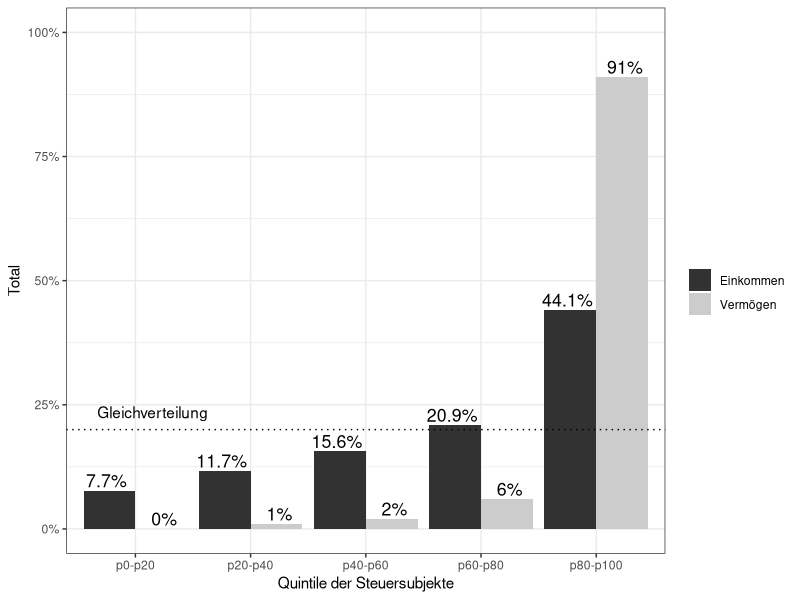
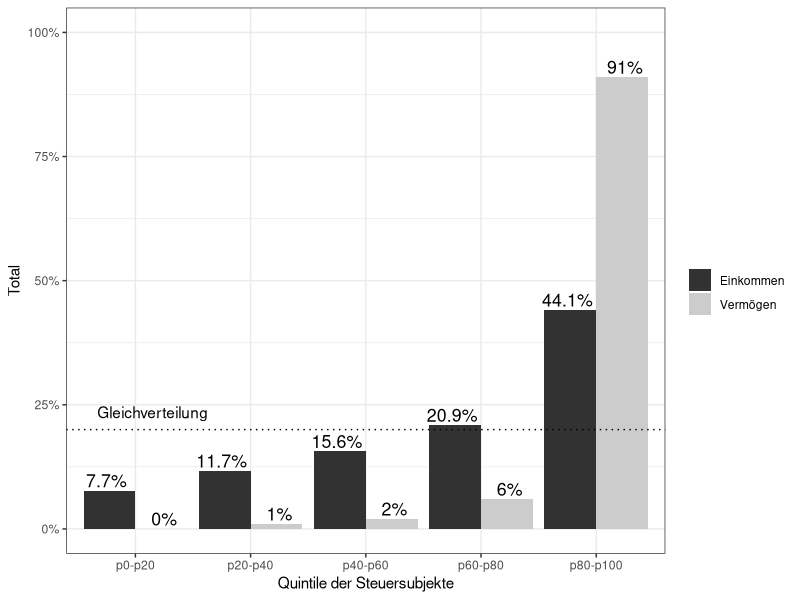

These charts were generated, in order, by the following R code:
####
# Barplot - Vergleich von Einkommen/VermÃ¶gen im Jahr 2010
# nach BevÃ¶lkerungsquintilen

##
# Packages laden
#install.packages("reshape2") 

library(reshape2)

## 
# Daten laden

#setwd("/Users/oliverhuembelin/kongressband/data") 
estv.prop<-read.table("data/estv_proptab.csv", header = TRUE, sep = ";")

##
# Daten transformieren

names(estv.prop)[2] <- "1950"
names(estv.prop)[3] <- "Einkommen"
names(estv.prop)[4] <- "Vermögen"
estvpr <- melt(estv.prop[,c('Perzentile','Einkommen','Vermögen')],id.vars = 1)
levels(estvpr$Perzentile) <- c("Q1", "Q2", "Q3","Q4","Q5") 

## 
# Grafik ploten 

library(ggplot2)

g1<-ggplot(estvpr,aes(x = Perzentile,y = value,ymax=1,fill = variable)) + 
geom_bar(aes(fill = variable),stat="identity",position = "dodge") + 
geom_text(aes(label = paste0(value*100,"%"), y = value+0.02), size=4.5, position= position_dodge(width=1)) + 
  scale_fill_manual(values=c("#323232","#CCCCCC"),name = "")+
  ylab("Total") + 
xlab("Quintile der Steuersubjekte") + geom_hline(yintercept=0.2,linetype="dotted")+scale_y_continuous(labels=c("0%","25%","50%","75%","100%")) +
annotate("text", x = 1.15, y = 0.235, label = "Gleichverteilung") +
theme_bw()
g1

##
# Grafik als pdf speichern

png("figure/incwea2010.png",
    width=800, height=600)
g1
dev.off()


##
# Lorenzkurve





